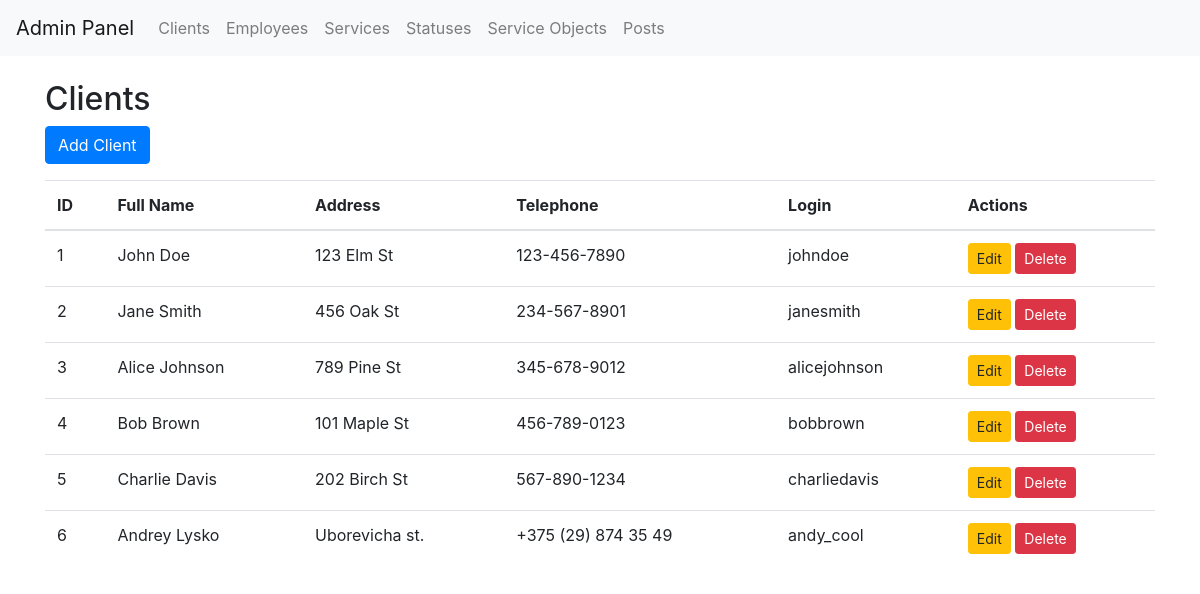
Page /admin/clients (signed in) on the earlier database version.
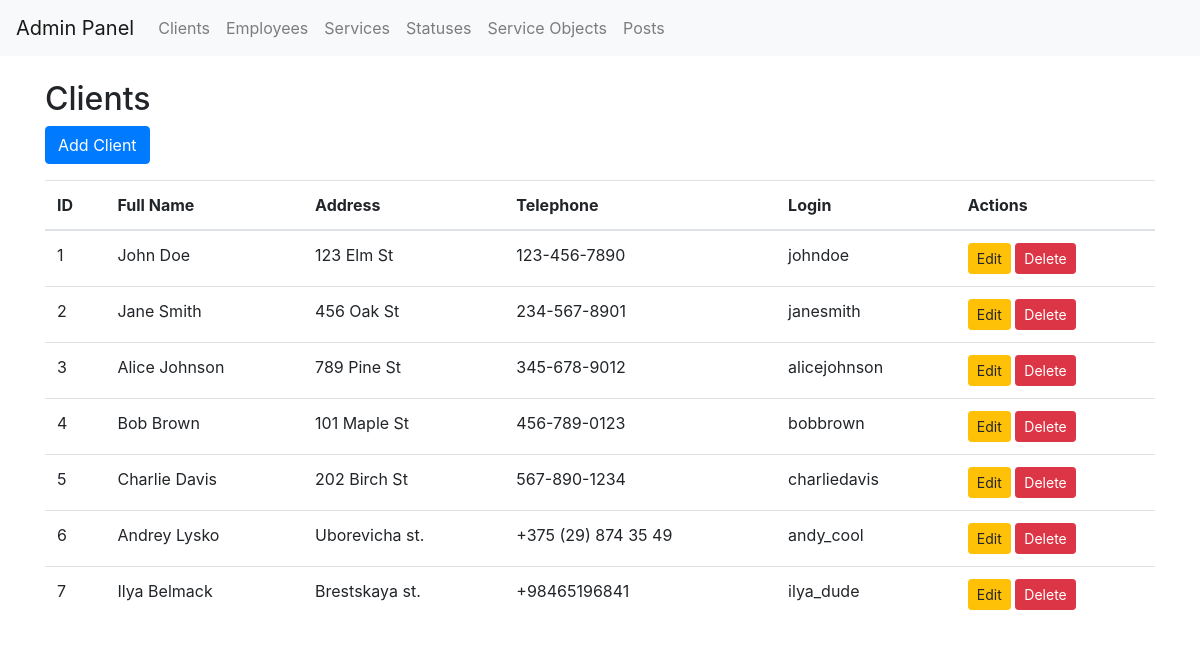
Same page on the later database version.
### app/models.py (models this page shows, shortened)
class Clients(db.Model):
    __tablename__ = 'Clients'
    id = db.Column(db.Integer, primary_key=True)
    full_name = db.Column(db.String(150), nullable=False)
    address = db.Column(db.String(250), nullable=False)
    telephone = db.Column(db.String(50), unique=True, nullable=False)
    login = db.Column(db.String(150), unique=True, nullable=False)
    password = db.Column(db.String(150), nullable=False)

### app/admin/routs.py (the view)
@admin.route('/admin/clients')
def manage_clients():
    if session.get('role') != 'admin':
        return redirect(url_for('users.login'))
    clients = Clients.query.all()
    return render_template('admin/clients.html', clients=clients)

### app/templates/admin/clients.html
{% extends "admin/base_admin.html" %}
{% block content %}
<h2>Clients</h2>
<a href="{{ url_for('admin.add_client') }}" class="btn btn-primary mb-3">Add Client</a>
<table class="table">
    <thead>
        <tr>
            <th>ID</th>
            <th>Full Name</th>
            <th>Address</th>
            <th>Telephone</th>
            <th>Login</th>
            <th>Actions</th>
        </tr>
    </thead>
    <tbody>
        {% for client in clients %}
        <tr>
            <td>{{ client.id }}</td>
            <td>{{ client.full_name }}</td>
            <td>{{ client.address }}</td>
            <td>{{ client.telephone }}</td>
            <td>{{ client.login }}</td>
            <td>
                <a href="{{ url_for('admin.edit_client', id=client.id) }}" class="btn btn-warning btn-sm">Edit</a>
                <a href="{{ url_for('admin.delete_client', id=client.id) }}" class="btn btn-danger btn-sm" onclick="return confirm('Are you sure you want to delete this client?');">Delete</a>
            </td>
        </tr>
        {% endfor %}
    </tbody>
</table>
{% endblock %}

### app/templates/admin/base_admin.html (shortened to what this page needs)
<!DOCTYPE html>
<html lang="en">
<head>
    <link rel="stylesheet" href="https://stackpath.bootstrapcdn.com/bootstrap/4.5.2/css/bootstrap.min.css">
</head>
<body>
    <nav class="navbar navbar-expand-lg navbar-light bg-light">
        <a class="navbar-brand" href="{{ url_for('admin.admin_dashboard') }}">Admin Panel</a>
        <div class="collapse navbar-collapse" id="navbarNav">
            <ul class="navbar-nav">
                <li class="nav-item">
                    <a class="nav-link" href="{{ url_for('admin.manage_clients') }}">Clients</a>
                </li>
                <li class="nav-item">
                    <a class="nav-link" href="{{ url_for('admin.manage_employees') }}">Employees</a>
                </li>
                <li class="nav-item">
                    <a class="nav-link" href="{{ url_for('admin.manage_services') }}">Services</a>
                </li>
                <li class="nav-item">
                    <a class="nav-link" href="{{ url_for('admin.manage_statuses') }}">Statuses</a>
                </li>
                <li class="nav-item">
                    <a class="nav-link" href="{{ url_for('admin.manage_service_objects') }}">Service Objects</a>
                </li>
                <li class="nav-item">
                    <a class="nav-link" href="{{ url_for('admin.manage_posts') }}">Posts</a>
                </li>
            </ul>
        </div>
    </nav>
    <div class="container mt-4">
        {% block content %}{% endblock %}
    </div>
</body>
</html>

Differences in the rows shown:
added Clients: id "7", full_name "Ilya Belmack", address "Brestskaya st.", telephone "+98465196841", login "ilya_dude"
